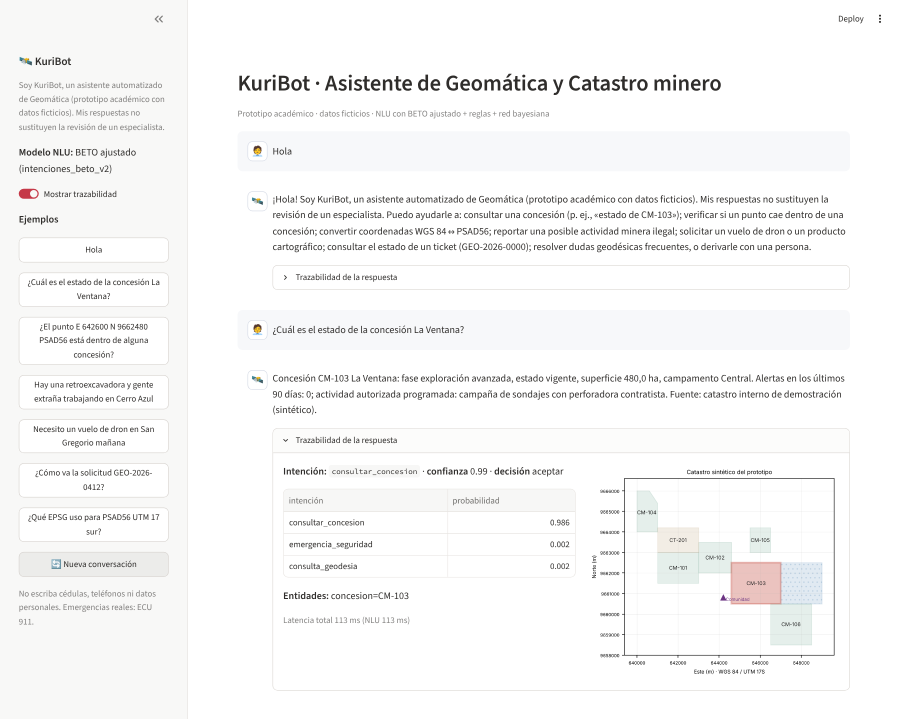
#> input picture docs/capturas/captura_1_consulta.png, 1800 x 1438 px (shown at 1/2 size)
$ python -i capturar.py   (imports and definitions only)
#> lines starting #> are read from the running program, lines starting #| are printed output that depends on the picture
"""Capturas reales de la interfaz Streamlit (Playwright) y de la consola (salida real renderizada como imagen).

Requiere la aplicación en ejecución:  streamlit run app_streamlit.py --server.headless true --server.port 8501
Uso: python docs/capturar.py
"""
from __future__ import annotations

import subprocess
import sys
import textwrap
from pathlib import Path

from playwright.sync_api import sync_playwright

RAIZ = Path(__file__).resolve().parents[1]
CAP = RAIZ / "docs" / "capturas"
# [1 line not run here, left out]
URL = "http://localhost:8501"

ESCENAS = [
    ("captura_1_consulta", ["Hola", "¿Cuál es el estado de la concesión La Ventana?"]),
    ("captura_2_alerta", ["Hay una retroexcavadora y gente extraña trabajando en Cerro Azul"]),
    ("captura_3_punto", ["¿El punto E 643100 N 9662100 PSAD56 está dentro de alguna concesión?"]),
    ("captura_4_vuelo", ["Necesito un vuelo de dron en San Gregorio", "mañana"]),
    ("captura_5_emergencia", ["Hay gente armada disparando cerca del campamento de Los Laureles"]),
]


def esperar_respuesta(page, n_mensajes: int):
    page.wait_for_function(f"document.querySelectorAll('[data-testid=\"stChatMessage\"]').length >= {n_mensajes}", timeout=120000)
    page.wait_for_timeout(2500)


def recortar(ruta: Path):
    """Elimina el espacio vacío inferior de la captura (la conversación no ocupa todo el alto de la ventana)."""
#> called with ruta = 'capturas/captura_1_consulta.png'
    from PIL import Image, ImageChops
    img = Image.open(ruta).convert("RGB")
#> img is the input picture: PIL image 1800x1438 RGB; mean R, G, B 247.2, 247.1, 246.9
    ancho, alto = img.size
#> ancho = 1800; alto = 1438
    zona = img.crop((int(ancho * 0.22), 0, ancho, alto))
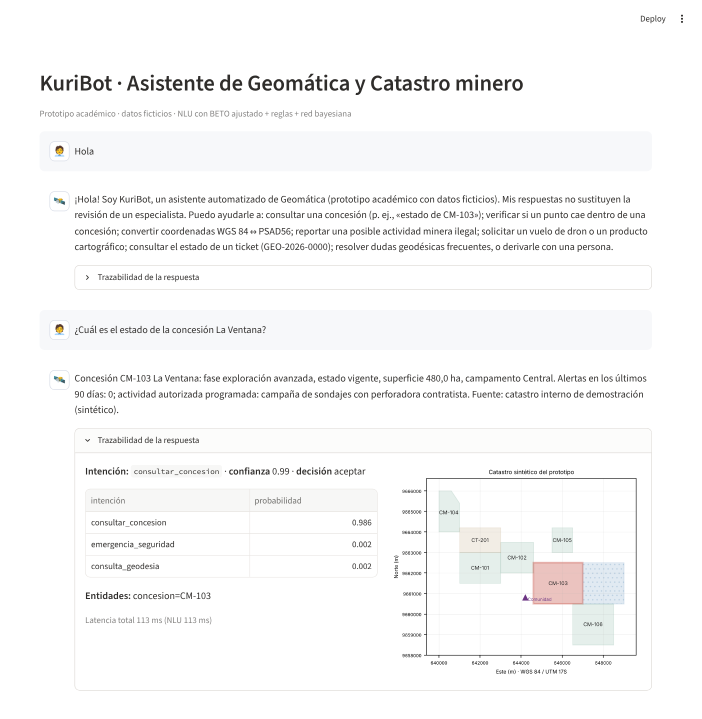
#> zona: PIL image 1404x1438 RGB (shown at 1/2 size); mean R, G, B 248, 248, 248
    fondo = Image.new("RGB", zona.size, zona.getpixel((zona.size[0] - 5, alto - 5)))
#> fondo: PIL image 1404x1438 RGB; every value is 255
    caja = ImageChops.difference(zona, fondo).getbbox()
#> caja = (78, 29, 1366, 1382)
    if caja:
        img.crop((0, 0, ancho, min(alto, caja[3] + 40))).save(ruta)
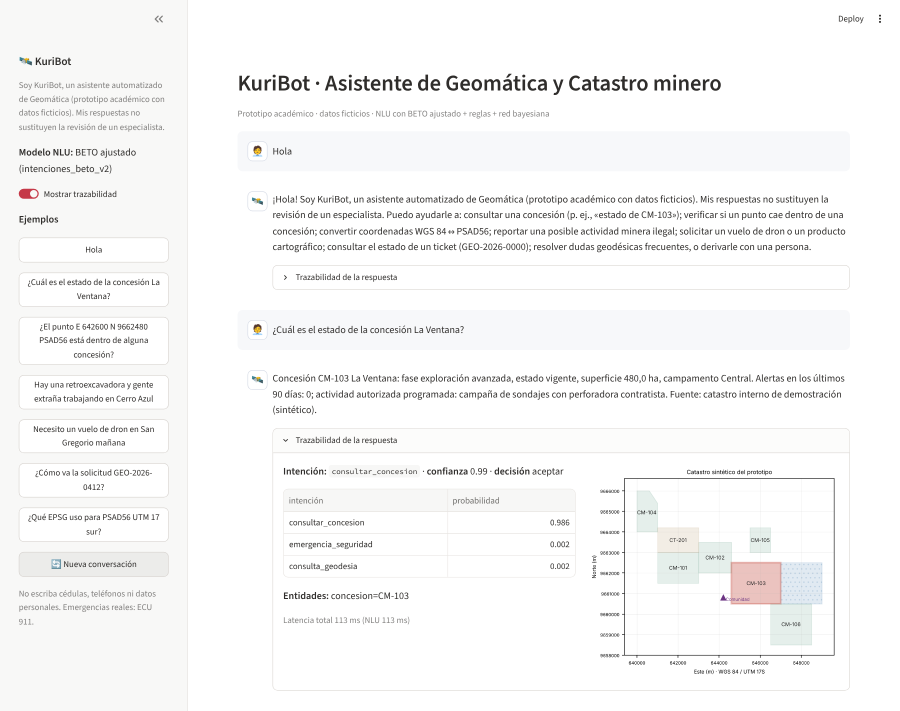
#> saved as captura_1_consulta.png: PIL image 1800x1422 RGB (shown at 1/2 size); mean R, G, B 247.1, 247, 246.9


# [50 lines left out: functions web, consola, not called in this run]


# [3 lines not run here, left out]

>>> result = recortar('capturas/captura_1_consulta.png')

$ run again, on docs/capturas/captura_3_punto_recorte.png
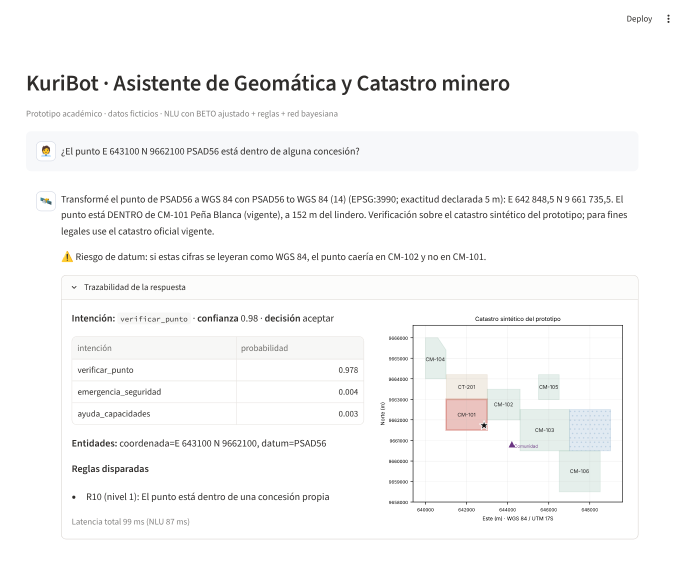
#> input picture docs/capturas/captura_3_punto_recorte.png, 1377 x 1135 px (shown at 1/2 size)
#> in recortar, img is the input picture: PIL image 1377x1135 RGB; mean R, G, B 247.8, 247.8, 247.7
#> in recortar, `zona = img.crop((int(ancho * 0.22), 0, ancho, alto))`:
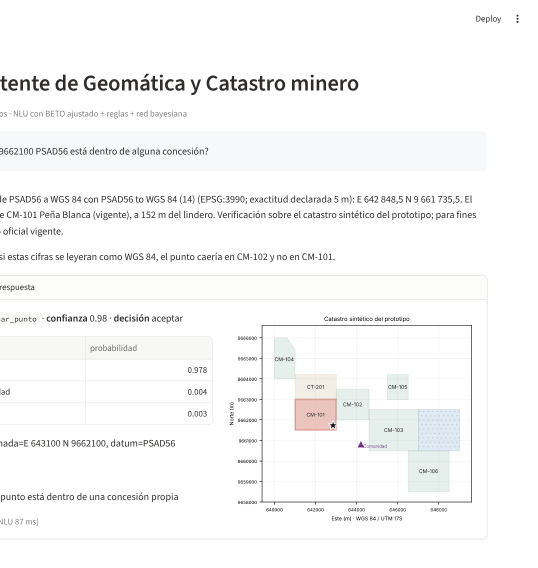
#> zona: PIL image 1075x1135 RGB (shown at 1/2 size); mean R, G, B 248, 248, 248
#> fondo: PIL image 1075x1135 RGB; every value is 255
#> caja = (0, 29, 1037, 1079)
#> in recortar, `img.crop((0, 0, ancho, min(alto, caja[3] + 40))).save(ruta)`:
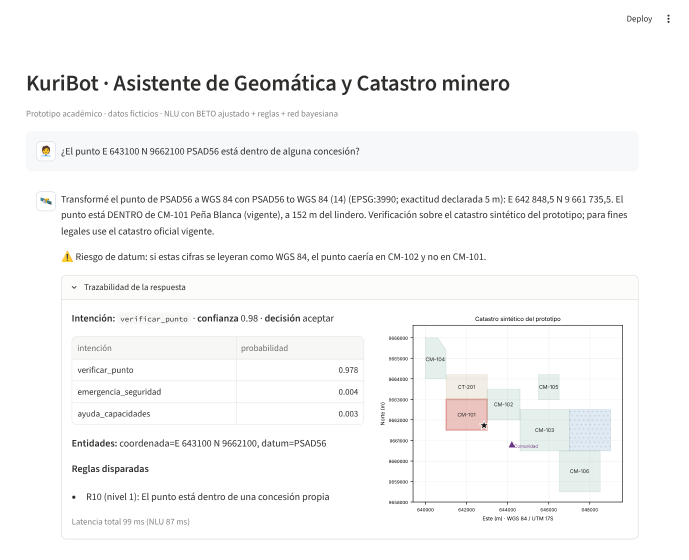
#> saved as captura_3_punto_recorte.png: PIL image 1377x1119 RGB (shown at 1/2 size); mean R, G, B 247.7, 247.7, 247.6

$ run again, on docs/capturas/captura_4_vuelo.png
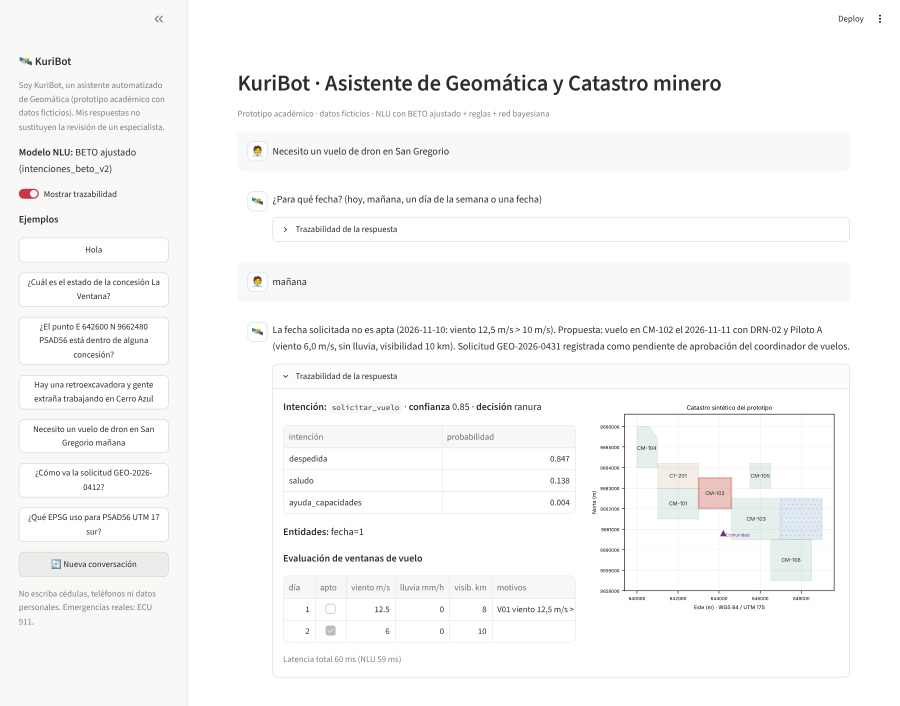
#> input picture docs/capturas/captura_4_vuelo.png, 1800 x 1411 px (shown at 1/2 size)
#> in recortar, img is the input picture: PIL image 1800x1411 RGB; mean R, G, B 248, 248, 247.8
#> in recortar, `zona = img.crop((int(ancho * 0.22), 0, ancho, alto))`:
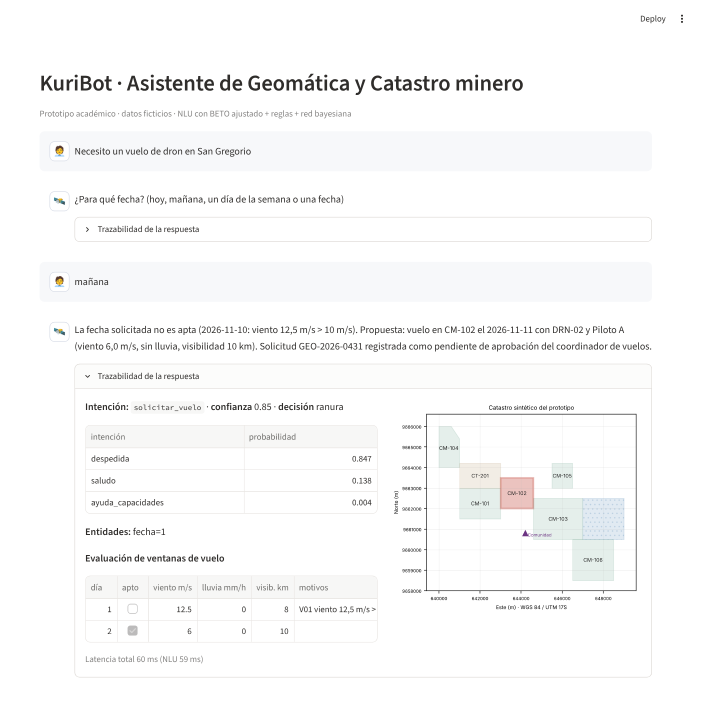
#> zona: PIL image 1404x1411 RGB (shown at 1/2 size); mean R, G, B 249.1, 249.2, 249.2
#> fondo: PIL image 1404x1411 RGB; every value is 255
#> caja = (78, 29, 1366, 1355)
#> in recortar, `img.crop((0, 0, ancho, min(alto, caja[3] + 40))).save(ruta)`:
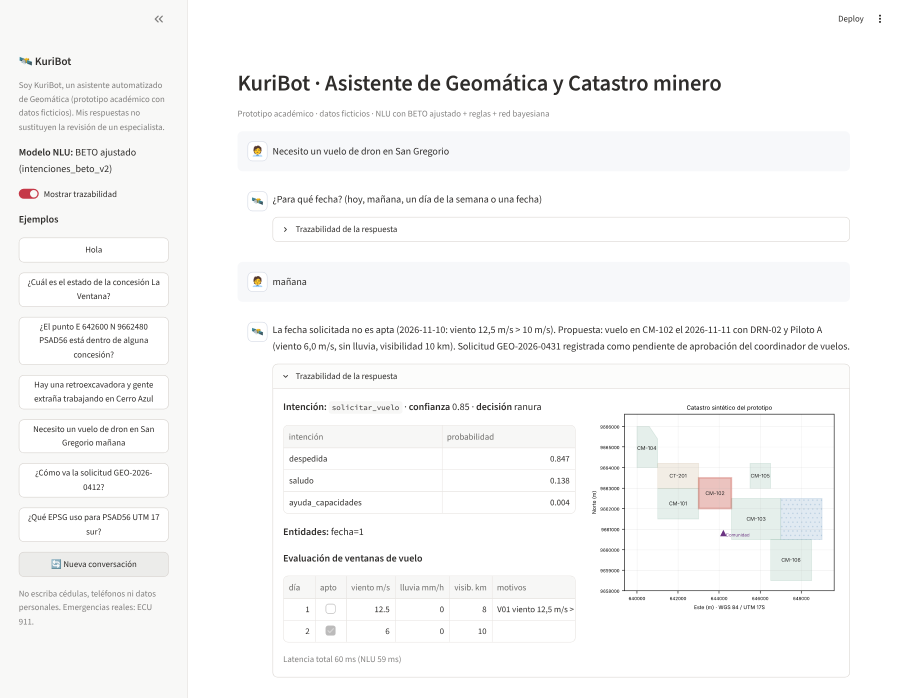
#> saved as captura_4_vuelo.png: PIL image 1800x1395 RGB (shown at 1/2 size); mean R, G, B 247.9, 247.9, 247.8

$ run again, on docs/capturas/captura_4_vuelo_recorte.png
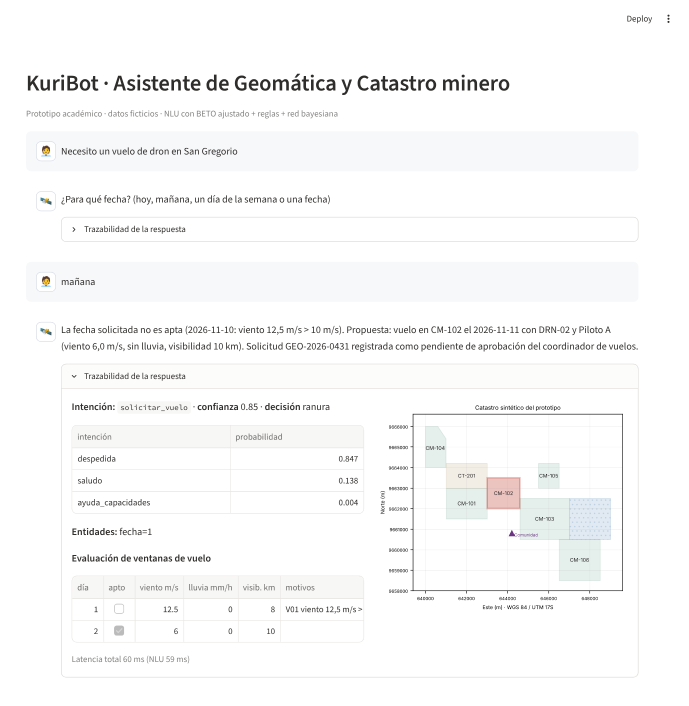
#> input picture docs/capturas/captura_4_vuelo_recorte.png, 1377 x 1411 px (shown at 1/2 size)
#> in recortar, img is the input picture: PIL image 1377x1411 RGB; mean R, G, B 249, 249.1, 249.1
#> in recortar, `zona = img.crop((int(ancho * 0.22), 0, ancho, alto))`:
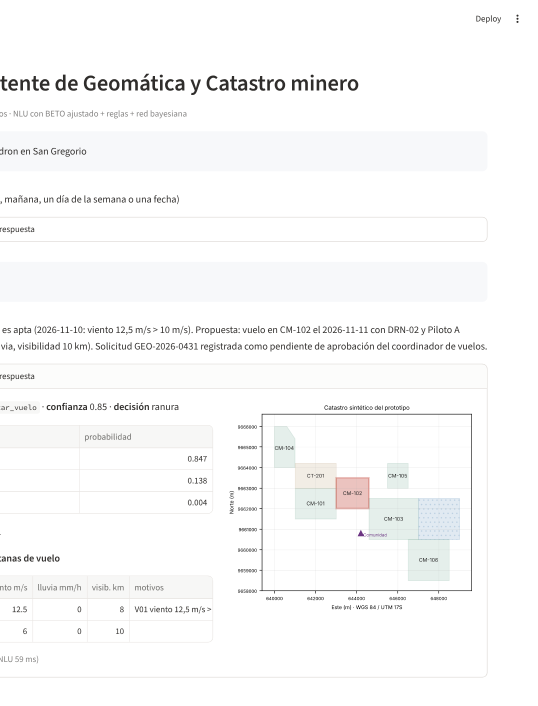
#> zona: PIL image 1075x1411 RGB (shown at 1/2 size); mean R, G, B 249.2, 249.3, 249.4
#> fondo: PIL image 1075x1411 RGB; every value is 255
#> caja = (0, 29, 1037, 1355)
#> in recortar, `img.crop((0, 0, ancho, min(alto, caja[3] + 40))).save(ruta)`:
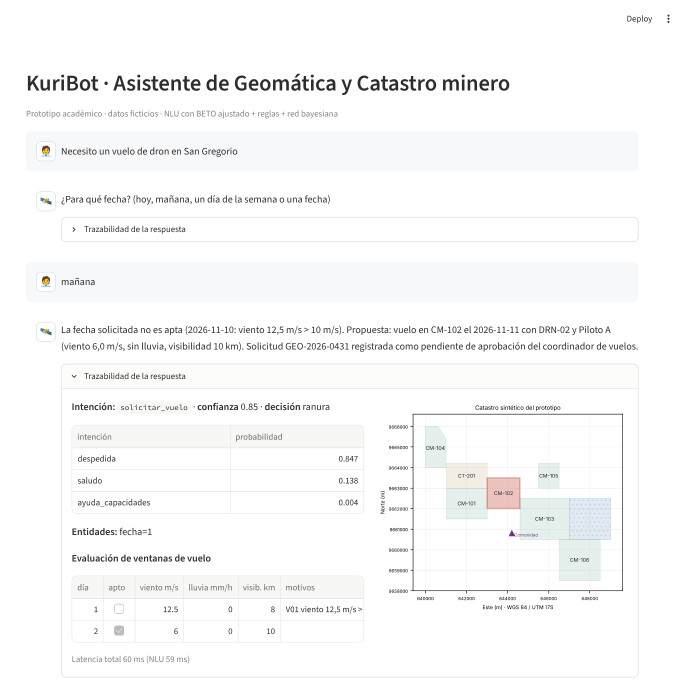
#> saved as captura_4_vuelo_recorte.png: PIL image 1377x1395 RGB (shown at 1/2 size); mean R, G, B 248.9, 249, 249
